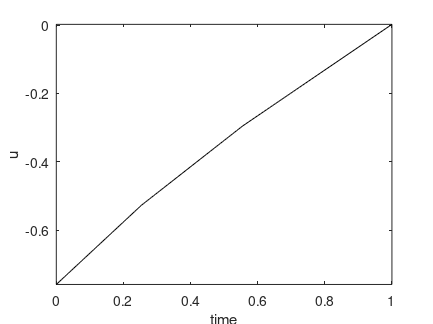

The MATLAB script that drew this image: (Note: this script raises an error after producing the figure.)
load optimprofiles tplot uplot xplot

% ploting
%..........................................................................
plot(tplot,uplot,'k')
title('')
xlabel('time')
ylabel('u')
axis tight
set(1,'PaperUnits','centimeters')
set(1,'PaperPosition',[3 10 11 8.25])

print -depsc u.eps
pause

plot(tplot,xplot(:,1),'b:',tplot,xplot(:,2),'k-')
title('')
xlabel('time')
ylabel('x_1, x_2')
legend('x_1','x_2',4)
axis tight
set(1,'PaperUnits','centimeters')
set(1,'PaperPosition',[3 10 11 8.25])

print -depsc x.eps
pause
close
%..........................................................................